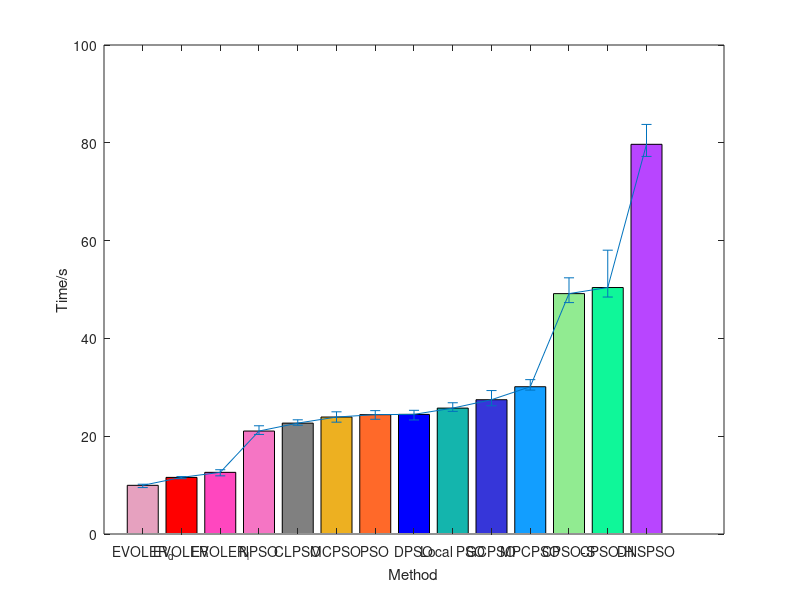

Reproduce this figure in MATLAB. (Note: this script raises an error after producing the figure.)
clear all
load('time_end_all.mat')
Time_all = [mean(time1),mean(time2),mean(time3),mean(time4),mean(time5),mean(time6),mean(time7),mean(time8),mean(time9),...
    mean(time10),mean(time11),mean(time_evoler),mean(time13),mean(time14)];
[a1,a2] = sort(Time_all);
Time_end = Time_all(a2);
Time_all = Time_end;
for i=1:14
    dataT(i,i)=Time_all(i);
end
data1=dataT(1,:);
data2=dataT(2,:);
data3=dataT(3,:);
data4=dataT(4,:);
data5=dataT(5,:);
data6=dataT(6,:);
data7=dataT(7,:);
data8=dataT(8,:);
data9=dataT(9,:);
data10=dataT(10,:);
data11=dataT(11,:);
data12=dataT(12,:);
data13=dataT(13,:);
data14=dataT(14,:);

figure;
set (gcf,'WindowStyle','normal','Position', [500,400,700,300],'color','w');
bar(data1,'FaceColor',[0.90,0.63,0.75],'BarWidth',0.8);
hold on
bar(data2,'FaceColor',[1,0,0],'BarWidth',0.8);
hold on
bar(data3,'FaceColor',[1.00,0.28,0.75],'BarWidth',0.8);
hold on
bar(data4,'FaceColor',[0.96,0.46,0.77],'BarWidth',0.8);
hold on
bar(data5,'FaceColor',[0.50,0.50,0.50],'BarWidth',0.8);
hold on
bar(data6,'FaceColor',[0.93,0.69,0.13],'BarWidth',0.8);
hold on
bar(data7,'FaceColor',[1.00,0.41,0.16],'BarWidth',0.8); 
hold on
bar(data8,'FaceColor',[0,0,1],'BarWidth',0.8);
hold on
bar(data9,'FaceColor',[0.08,0.71,0.68],'BarWidth',0.8);
hold on
bar(data10,'FaceColor',[0.21,0.21,0.85],'BarWidth',0.8);
hold on
bar(data11,'FaceColor',[0.07,0.62,1.00],'BarWidth',0.8);
hold on
bar(data12,'FaceColor',[0.57,0.92,0.57],'BarWidth',0.8);
hold on
bar(data13,'FaceColor',[0.06,0.97,0.60],'BarWidth',0.8);
hold on
bar(data14,'FaceColor',[0.72,0.27,1.00],'BarWidth',0.8);
ylabel('Time/s')
set(gca,'xTick',[1:14]);
set(gca,'xTickLabel',{'EVOLER_d','EVOLER','EVOLER_l','NPSO','CLPSO','MCPSO', 'PSO','DPSO','Local PSO','GCPSO','MPCPSO','CPSO-S','CPSO-H','DNSPSO'});
xlabel('Method')

Time_11 = [time14;time_evoler;time13;time7;time5;time6;time1;time2;time11;time8;time9;time3;time4;time10];
[max_a,~] = max(Time_11,[],2);
[min_b,~] = min(Time_11,[],2);
lu = max_a - Time_all';
up= Time_all' - min_b;
hold on
x = 1:14;
errhigh = up';
errlow  = lu';
er = errorbar(x,Time_all',errlow,errhigh);    
er.Color = [0 0 0];                            
er.LineStyle = 'none';  


